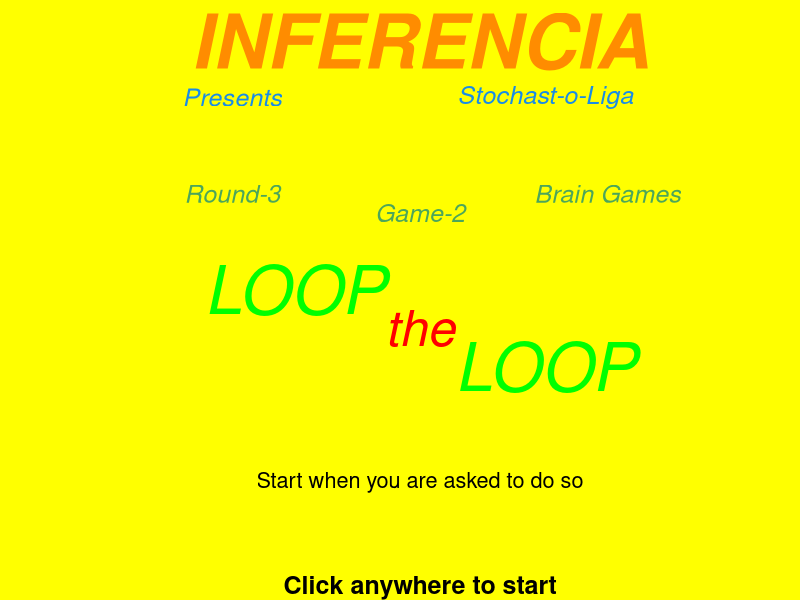
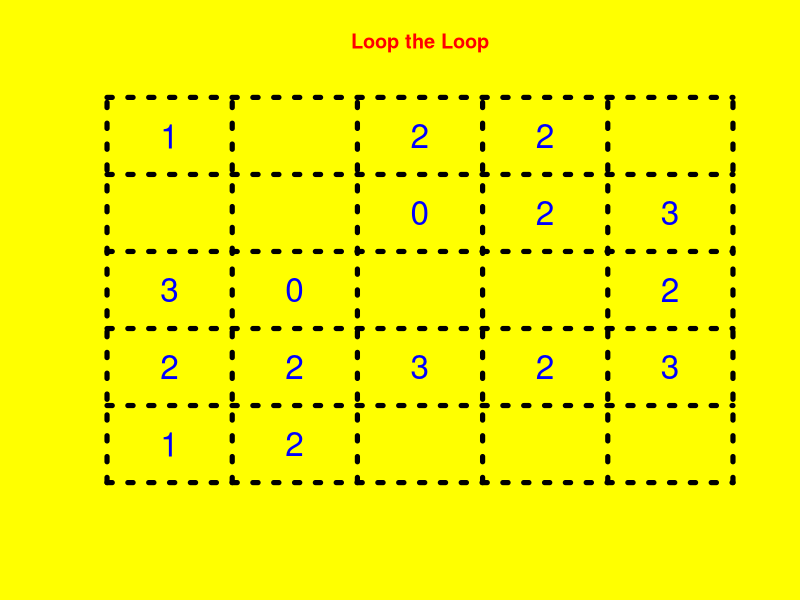

Source code (R) for these figures, in order: (Note: this script raises an error after producing the figures.)
##change function 0-1
change=function(y)
{
if (y==0) {return (1)}
if (y==1) {return (0)}
}
##colour function
l_col=function(x){
if (x==0){return("black")}
if (x==1){return("blue")}
}
##line type function
l_type=function(x){
if (x==0){return(3)}
if (x==1){return(1)}
}
##main plotting starts
par(bg="yellow")
plot(0,0,type="n",xlim=c(0,1),ylim=c(0,1),,xlab="",ylab="",axes=FALSE)
title(sub=list("Click anywhere to start",cex=1.5,font=2),main=list("INFERENCIA",cex=4.5,font=4),col.main=rgb(1,.5,0,.9))
text(.2,1,"Presents",cex=1.5,font=3,col=rgb(0,.5,1,.9))
text(.7,1,"Stochast-o-Liga",cex=1.5,font=3,col=rgb(0,.5,1,.9))
text(.2,.75,"Round-3",cex=1.5,font=3,col=rgb(0,.5,.5,.7))
text(.8,.75,"Brain Games",cex=1.5,font=3,col=rgb(0,.5,.5,.7))
text(.5,.7,"Game-2",cex=1.5,font=3,col=rgb(0,.5,.5,.7))
text(.3,.5,"LOOP",col='green',cex=4,font=3)
text(.5,.4,"the",col='red',cex=3,font=3)
text(.7,.3,"LOOP",col='green',cex=4,font=3)
text(.5,0,"Start when you are asked to do so",cex=1.3)
locator(1)
time1=Sys.time()
plot(0,0,type="n",xlim=c(0,1),ylim=c(0,1),,xlab="",ylab="",axes=FALSE)
title(main="Loop the Loop",col.main="red")
for(i in seq(0,1,.2))
{
points(c(0,1),c(i,i),type="l",lwd=5,lty=3,col="black")
}
for(i in seq(0,1,.2))
{
points(c(i,i),c(0,1),type="l",lwd=5,lty=3,col="black")
}
##defining matrices
vert=matrix(0,6,5)
hori=matrix(0,5,6)
check=matrix(0,6,6)
give_arr=matrix(5,5,5)
xarray=c(1,2,1,2,3,4,5,1,2,5,3,4,5,1,3,4)
yarray=c(1,1,2,2,2,2,2,3,3,3,4,4,4,5,5,5)
values=c(1,2,2,2,3,2,3,3,0,2,0,2,3,1,2,2)
for (i in 1:length(xarray)){
give_arr[xarray[i],yarray[i]]=values[i]
text((2*xarray[i]-1)/10,(2*yarray[i]-1)/10,paste(as.character(values[i])),cex=2,col='blue')
}
take_arr=matrix(0,5,5)
##defining constants
cond1=0
cond2=0
##starting of the main loop
while(cond1==0|cond2==0)
{
line=locator(1)
x=line$x*5+1
y=line$y*5+1
xint=floor(x)
yint=floor(y)
if (x-xint>.9 | x-xint<.1)
{
if(x-xint>.9){xint1=xint+1}
if(x-xint<.1){xint1=xint}
if (y-yint>.9 | y-yint<.1){}
else
{
vert[xint1,yint]=change(vert[xint1,yint])
check[xint1,yint]=check[xint1,yint]+2*(vert[xint1,yint]-.5)
check[xint1,yint+1]=check[xint1,yint+1]+2*(vert[xint1,yint]-.5)
points(c((xint1-1)/5,(xint1-1)/5),c((yint-1)/5,yint/5),col="yellow",type="l",lwd=5)
points(c((xint1-1)/5,(xint1-1)/5),c((yint-1)/5,yint/5),col=l_col(vert[xint1,yint]),type="l",lwd=5,lty=l_type(vert[xint1,yint]))
if(xint1==1)
{
take_arr[xint1,yint]=take_arr[xint1,yint]+2*(vert[xint1,yint]-.5)
}
else if(xint1==6)
{
take_arr[xint1-1,yint]=take_arr[xint1-1,yint]+2*(vert[xint1,yint]-.5)
}
else
{
take_arr[xint1-1,yint]=take_arr[xint1-1,yint]+2*(vert[xint1,yint]-.5)
take_arr[xint1,yint]=take_arr[xint1,yint]+2*(vert[xint1,yint]-.5)
}
}
}
if (y-yint>.9 | y-yint<.1)
{
if(y-yint>.9){yint1=yint+1}
if(y-yint<.1){yint1=yint}
if (x-xint>.9 | x-xint<.1){}
else
{
hori[xint,yint1]=change(hori[xint,yint1])
check[xint,yint1]=check[xint,yint1]+2*(hori[xint,yint1]-.5)
check[xint+1,yint1]=check[xint+1,yint1]+2*(hori[xint,yint1]-.5)
points(c((xint-1)/5,xint/5),c((yint1-1)/5,(yint1-1)/5),col="yellow",type="l",lwd=5)
points(c((xint-1)/5,xint/5),c((yint1-1)/5,(yint1-1)/5),col=l_col(hori[xint,yint1]),type="l",lwd=5,lty=l_type(hori[xint,yint1]))
if(yint1==1)
{
take_arr[xint,yint1]=take_arr[xint,yint1]+2*(hori[xint,yint1]-.5)
}
else if(yint1==6)
{
take_arr[xint,yint1-1]=take_arr[xint,yint1-1]+2*(hori[xint,yint1]-.5)
}
else
{
take_arr[xint,yint1]=take_arr[xint,yint1]+2*(hori[xint,yint1]-.5)
take_arr[xint,yint1-1]=take_arr[xint,yint1-1]+2*(hori[xint,yint1]-.5)
}
}
}
temp1=0
for(i in 1:6)
{
for(j in 1:6)
{
if(check[i,j]!=0 & check[i,j]!=2)
{
temp1=1
break
break
}
}
}
if(temp1==0){cond1=1}
else{cond1=0}

temp2=0
for(i in 1:5)
{
for(j in 1:5)
{
if(give_arr[i,j]!=5)
{
if(give_arr[i,j]!=take_arr[i,j])
{
temp2=1
break
break
}
}
}
}
if(temp2==0){cond2=1}
else{cond2=0}
}
time2=Sys.time()
time=as.numeric(time2-time1,"secs")
t_min=floor(time/60)
t_sec=floor(time-t_min*60)
if(cond1==1 & cond2==1){
if (t_min<5){
score=50
} else if (t_min<10){score=50-(t_min-4)*5
} else {score=0}
} else {score=0}
par(bg='yellow')
plot(0,0,type='n',xlab="",ylab="",xlim=c(0,1),ylim=c(0,1),axes=FALSE,frame.plot=FALSE)
title(main=list("SCORE CARD",cex=3,font=7))
#text(.5,.8,paste('Number of problem solved = ',solve),col='green',cex=1.8,font=3)
text(.5,.5,paste('Total time spent = ',t_min,' min ',t_sec," secs"),col='red',cex=1.5,font=3)
text(.5,.2,paste('Total Score = ',score),col='blue',cex=1.8,font=3)
